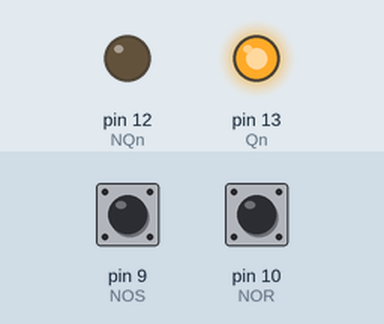
A sketch run on a simulated Arduino Uno, built with avr-gcc and run on an emulated ATmega328P. On the bench: output pins drawn as LEDs (lit = HIGH). The inputs (shaded band) are chosen by the test bench; at power-on: pin 10 (NOR) HIGH, pin 9 (NOS) HIGH.

Above: at 1.2 s.
1.3 s: pin 10 (NOR) pulled LOW for 0.15 s
At 1.9 s:
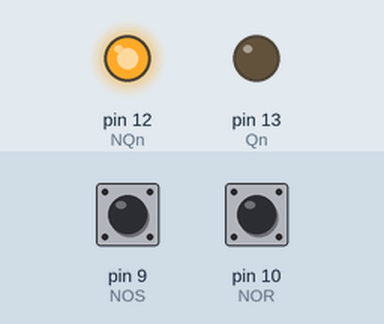
2.9 s: pin 9 (NOS) pulled LOW for 0.15 s
At 3.2 s:
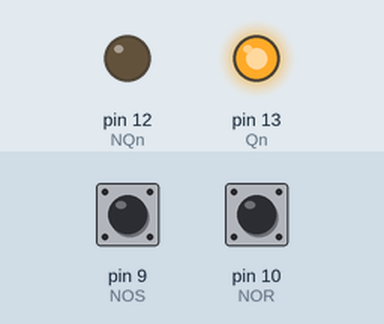
4.5 s: pin 10 (NOR) pulled LOW for 1 s
At 5.6 s:
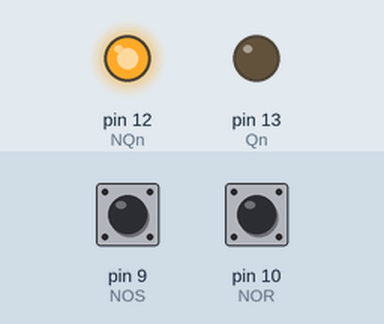
Timing chart, 0 to 7.5 s (numbered marks = the images above; inputs shaded):
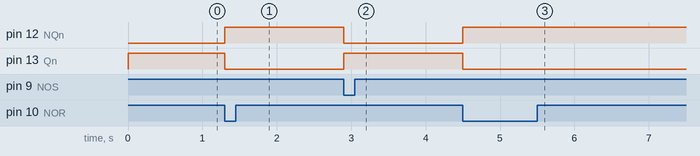

Measured:
- after the input at 1.3 s, pin 12 (NQn): LOW → HIGH at once; pin 13 (Qn): HIGH → LOW at once
- after the input at 2.9 s, pin 12 (NQn): HIGH → LOW at once; pin 13 (Qn): LOW → HIGH at once
- after the input at 4.5 s, pin 12 (NQn): LOW → HIGH at once; pin 13 (Qn): HIGH → LOW at once

The sketch:

latch_S_R.ino
```cpp
//Autor:Dario Jorge Iglesias
boolean Qn,NQn,NOS,NOR;
void setup(){
 pinMode(9,INPUT_PULLUP);//NOS
 pinMode(10,INPUT_PULLUP);//NOR
 pinMode(13,OUTPUT);//Qn
 pinMode(12,OUTPUT);//NQn
 digitalWrite(13,LOW);
 digitalWrite(12,LOW);}
void loop(){
  NOS=digitalRead(9);
  NOR=digitalRead(10);
  Qn=digitalRead(13);
  NQn=digitalRead(12);
  Qn=!(NOS&NQn);
  digitalWrite(13,Qn);
  NQn=!(NOR&Qn);
  digitalWrite(12,NQn);}
```
